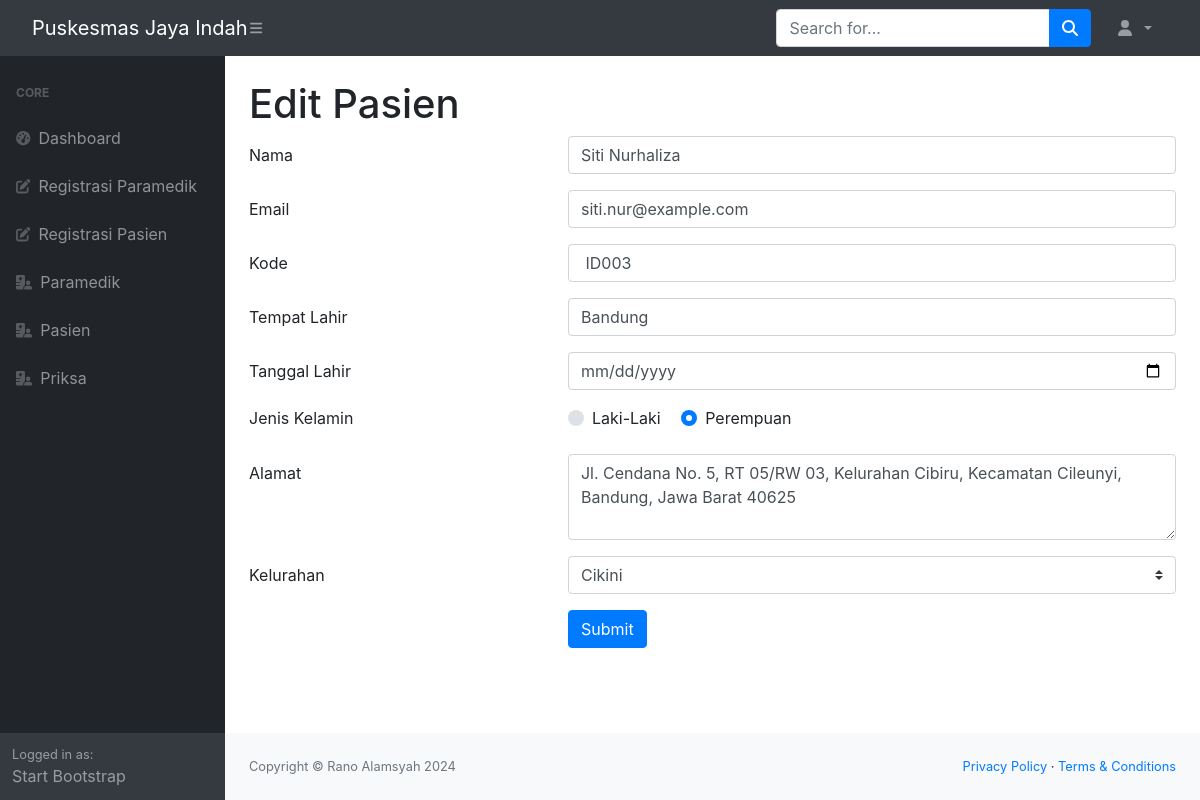
Page /Projek1/pasien_edit.php?id=54 on the committed database.
### tables this page shows
CREATE TABLE `pasien` (
  `id` int(11) NOT NULL,
  `nama` varchar(45) NOT NULL,
  `kode` varchar(45) DEFAULT NULL,
  `tmp_lahir` varchar(30) DEFAULT NULL,
  `tgl_lahir` date DEFAULT NULL,
  `gender` char(1) DEFAULT NULL,
  `email` varchar(50) DEFAULT NULL,
  `alamat` varchar(100) DEFAULT NULL,
  `kelurahan_id` int(11) DEFAULT NULL
);

CREATE TABLE `kelurahan` (
  `id` int(11) NOT NULL,
  `nama` varchar(50) DEFAULT NULL,
  `kecamatan` varchar(30) DEFAULT NULL
);

### Projek1/pasien_edit.php (the view, shortened to what this page needs)
<?php
include_once('koneksi.php');
$kelurahan = $dbh->query('SELECT * FROM kelurahan');
$pasien_id = $_GET['id'];
$pasien = $dbh->query("SELECT * FROM pasien WHERE id = $pasien_id")->fetch();
include_once('top.php');
include_once('menu.php');
?>
<div class="container-fluid px-4">
    <h1 class="mt-4">Edit Pasien</h1>
    <link rel="stylesheet" href="https://stackpath.bootstrapcdn.com/bootstrap/4.1.3/css/bootstrap.min.css">
    <link rel="stylesheet" href="https://maxcdn.bootstrapcdn.com/font-awesome/4.7.0/css/font-awesome.min.css">
    <form action="pasien_update.php" method="post">
        <div class="form-group row">
            <label class="col-4 col-form-label" for="nama">Nama</label>
            <div class="col-8">
                <input id="nama" name="nama" type="text" class="form-control" value="<?= $pasien['nama'] ?>">
            </div>
        </div>
        <div class="form-group row">
            <label for="email" class="col-4 col-form-label">Email</label>
            <div class="col-8">
                <input id="email" name="email" type="text" class="form-control" value="<?= $pasien['email'] ?>">
            </div>
        </div>
        <div class="form-group row">
            <label for="kode" class="col-4 col-form-label">Kode</label>
            <div class="col-8">
                <input id="kode" name="kode" type="text" class="form-control" value="<?= $pasien['kode'] ?>">
            </div>
        </div>
        <div class="form-group row">
            <label for="tmp_lahir" class="col-4 col-form-label">Tempat Lahir</label>
            <div class="col-8">
                <input id="tmp_lahir" name="tmp_lahir" type="text" class="form-control" value="<?= $pasien['tmp_lahir'] ?>">
            </div>
        </div>
        <div class="form-group row">
            <label for="tgl_lahir" class="col-4 col-form-label">Tanggal Lahir</label>
            <div class="col-8">
                <input id="tgl_lahir" name="tgl_lahir" type="date" class="form-control" value="<?= $pasien['tgl_lahir'] ?>">
            </div>
        </div>
        <div class="form-group row">
            <label class="col-4">Jenis Kelamin</label>
            <div class="col-8">
                <div class="custom-control custom-radio custom-control-inline">
                    <label for="gender_0" class="custom-control-label">Laki-Laki</label>
                </div>
                <div class="custom-control custom-radio custom-control-inline">
                    <label for="gender_1" class="custom-control-label">Perempuan</label>
                </div>
            </div>
        </div>
        <div class="form-group row">
            <label for="alamat" class="col-4 col-form-label">Alamat</label>
            <div class="col-8">
                <textarea id="alamat" name="alamat" cols="40" rows="3" class="form-control"><?= $pasien['alamat'] ?></textarea>
            </div>
        </div>
        <div class="form-group row">
            <label for="kelurahan_id" class="col-4 col-form-label">Kelurahan</label>
            <div class="col-8">
                <select id="kelurahan_id" name="kelurahan_id" class="custom-select">
                    <?php foreach ($kelurahan as $kel) : ?>
                        <option value="<?= $kel['id'] ?>" <?= $pasien['kelurahan_id'] == $kel['id'] ? 'selected' : '' ?>><?= $kel['nama'] ?></option>
                    <?php endforeach ?>
                </select>
            </div>
        </div>
        <div class="form-group row">
            <div class="offset-4 col-8">
                <button name="submit" type="submit" class="btn btn-primary">Submit</button>
            </div>
        </div>
    </form>
</div>
<?php
include_once('bottom.php');
?>

### rows in the picture
pasien: nama "Siti Nurhaliza", email "siti.nur@example.com", kode "ID003", tmp_lahir "Bandung", alamat "Jl. Cendana No. 5, RT 05/RW 03, Kelurahan Cibiru, Kecamatan Cileunyi, Bandung, Jawa Barat 40625", kelurahan_id "Cikini"
